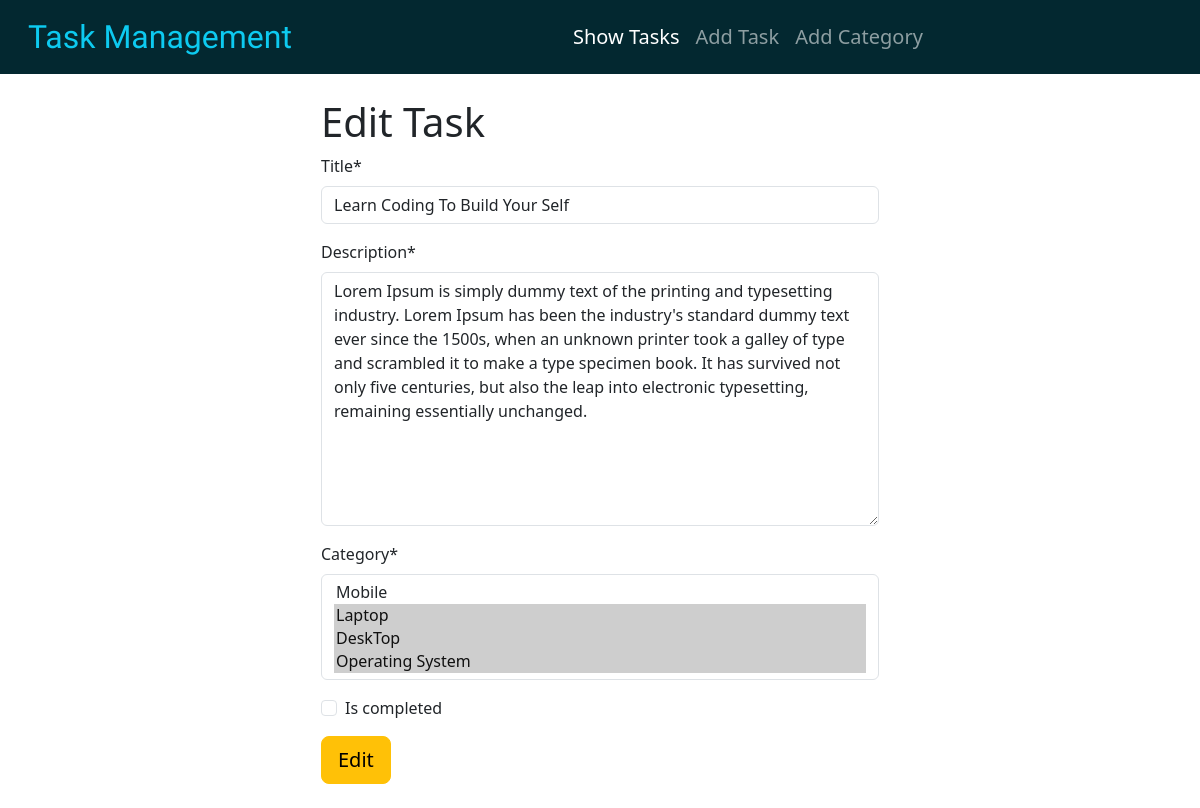
Page /task/edit/7 on the committed database.
### tasks/models.py (models this page shows, shortened)
class Task(models.Model):
    title = models.CharField(max_length=150)
    description = models.TextField()
    assignDate = models.DateField(auto_now_add=True)
    category = models.ManyToManyField(Category)
    is_completed = models.BooleanField(default=False)

### tasks/views.py (the view)
# urls.py: path('edit/<int:id>', views.edit_task, name='edit_task'),
def edit_task(request, id):
    task = models.Task.objects.get(pk=id)
    task_form = edit_forms.TaskForm(instance=task)
    if request.method == 'POST':
        task_form = edit_forms.TaskForm(request.POST, instance=task)
        if task_form.is_valid():
            task_form.save()
            return redirect('show_task')
    return render(request, 'edit_task.html', {'form' : task_form})

### tasks/edit_forms.py
class TaskForm(forms.ModelForm):
    class Meta:
        model = Task
        fields = '__all__'

### categories/models.py (called while the page is built)
    def __str__(self):
        return self.name

### tasks/templates/edit_task.html
{% extends "base.html" %} {% load crispy_forms_tags %} {% block content %}
<div class="w-50 mx-auto">
    <h1>Edit Task</h1>
    <form method="post">
        {% csrf_token %} {{form | crispy}}
        <button class="btn btn-lg btn-warning">Edit</button>
    </form>
</div>
{% endblock %}

### rows in the picture
Task: title "Learn Coding To Build Your Self", description "Lorem Ipsum is simply dummy text of the printing and typesetting industry. Lorem Ipsum has been the industry's standard dummy text ever since the 1500s, when an unknown printer took a galley of type and scrambled it to make a type specimen book. It has survived not only five centuries, but also the leap into electronic typesetting, remaining essentially unchanged."
